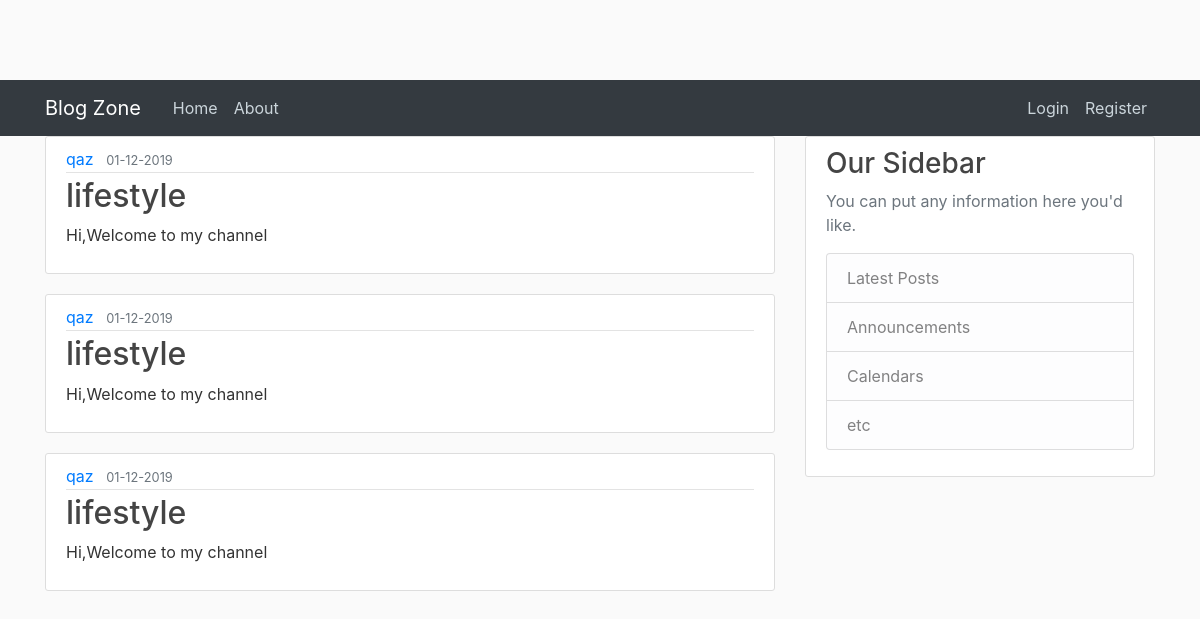
Before: / with the older database file.
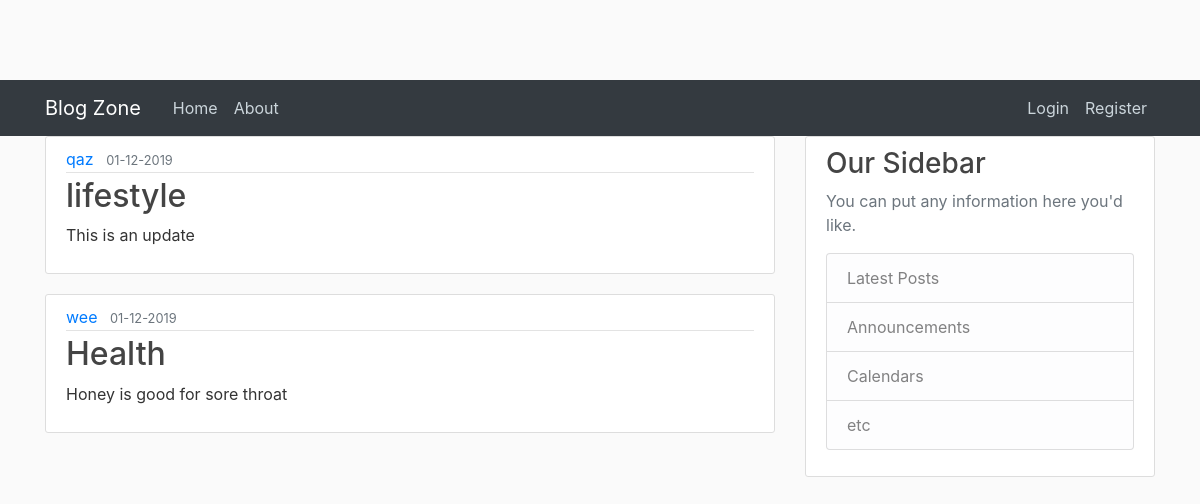
After: the same page with the newer database file.
### app/models.py (models this page shows, shortened)
class Post(db.Model):
  id =db.Column(db.Integer,primary_key= True)
  title =db.Column(db.String(100),nullable= False)
  date_posted =db.Column(db.DateTime,nullable= False,default=datetime.utcnow)
  content =db.Column(db.Text,nullable= False)
  user_id= db.Column(db.Integer,db.ForeignKey('user.id'),nullable=False)

class User(db.Model,UserMixin):
  id =db.Column(db.Integer,primary_key= True)
  email =db.Column(db.String(100),unique= True,nullable= False)
  username =db.Column(db.String(100),unique= True,nullable= False)
  image_file =db.Column(db.String(100),nullable= False, default="default.jpeg")
  password =db.Column(db.String(100),nullable= False)
  posts =db.relationship('Post',backref= 'author',lazy=True)

### app/views.py (the view)
@app.route('/')
def index():
  posts=Post.query.all()
  return render_template('index.html',posts = posts )

### app/templates/index.html (shortened to what this page needs)
{%extends "base.html"%}
{% block content %}
    {% for post in posts %}
    <article class="media content-section">
        <div class="media-body">
          <div class="article-metadata">
            <a class="mr-2" href="#">{{ post.author.username }}</a>
            <small class="text-muted">{{ post.date_posted.strftime('%d-%m-%Y')}}</small>
          </div>
          <h2><a class="article-title" href="#">{{ post.title }}</a></h2>
          <p class="article-content">{{ post.content }}</p>
        </div>
      </article>  {% endfor %}
{% endblock %}

### app/templates/base.html (shortened to what this page needs)
<!DOCTYPE html>
<html lang="en">
<head>
    <link rel="stylesheet" href="https://stackpath.bootstrapcdn.com/bootstrap/4.3.1/css/bootstrap.min.css">
  <link rel="stylesheet" href="{{url_for('static',filename ='styles.css')}}">
</head>
<body>
    <header class="site-header">
        <nav class="navbar navbar-expand-md navbar-dark bg-dark">
          <div class="container">
            <a class="navbar-brand mr-4" href="/">Blog Zone</a>
            <div class="collapse navbar-collapse" id="navbarToggle">
              <div class="navbar-nav mr-auto">
                <a class="nav-item nav-link" href="/">Home</a>
                <a class="nav-item nav-link" href="/about">About</a>
              </div>
              <div class="navbar-nav">
                {% if current_user.is_authenticated %}
                <a class="nav-item nav-link" href="{{ url_for('new_blog')}}">New Blog</a>
                <a class="nav-item nav-link" href="/profile">Profile</a>
                <a class="nav-item nav-link" href="/logout">Log Out</a>
                {% else %}
                <a class="nav-item nav-link" href="/login">Login</a>
                <a class="nav-item nav-link" href="/register">Register</a>
                {% endif %}
              </div>
            </div>
          </div>
        </nav>
      </header>
      <main role="main" class="container">
          <div class="row">
            <div class="col-md-8">
              {% block content %}{% endblock %}
            </div>
            <div class="col-md-4">
              <div class="content-section">
                <h3>Our Sidebar</h3>
                <p class='text-muted'>You can put any information here you'd like.
                  <ul class="list-group">
                    <li class="list-group-item list-group-item-light">Latest Posts</li>
                    <li class="list-group-item list-group-item-light">Announcements</li>
                    <li class="list-group-item list-group-item-light">Calendars</li>
                    <li class="list-group-item list-group-item-light">etc</li>
                  </ul>
                </p>
              </div>
            </div>
          </div>
        </main>
</body>
</html>

### app/static/styles.css (style rules this page uses)
body { background: #fafafa; color: #333333; margin-top: 5rem; }
h1, h2, h3, h4, h5, h6 { color: #444444; }
.site-header .navbar-nav .nav-link { color: #cbd5db; }
.content-section { background: #ffffff; padding: 10px 20px; border: 1px solid #dddddd; border-radius: 3px; margin-bottom: 20px; }
.article-title { color: #444444; }
.article-content { white-space: pre-line; }
.article-metadata { padding-bottom: 1px; margin-bottom: 4px; border-bottom: 1px solid #e3e3e3 }

Changed rows visible on the page:
removed Post: author.username "qaz", date_posted "01-12-2019", title "lifestyle", content "Hi,Welcome to my channel"
removed Post: author.username "qaz", date_posted "01-12-2019", title "lifestyle", content "Hi,Welcome to my channel"
changed Post "lifestyle": content "Hi,Welcome to my channel" → "This is an update"
added Post: author.username "wee", date_posted "01-12-2019", title "Health", content "Honey is good for sore throat"
